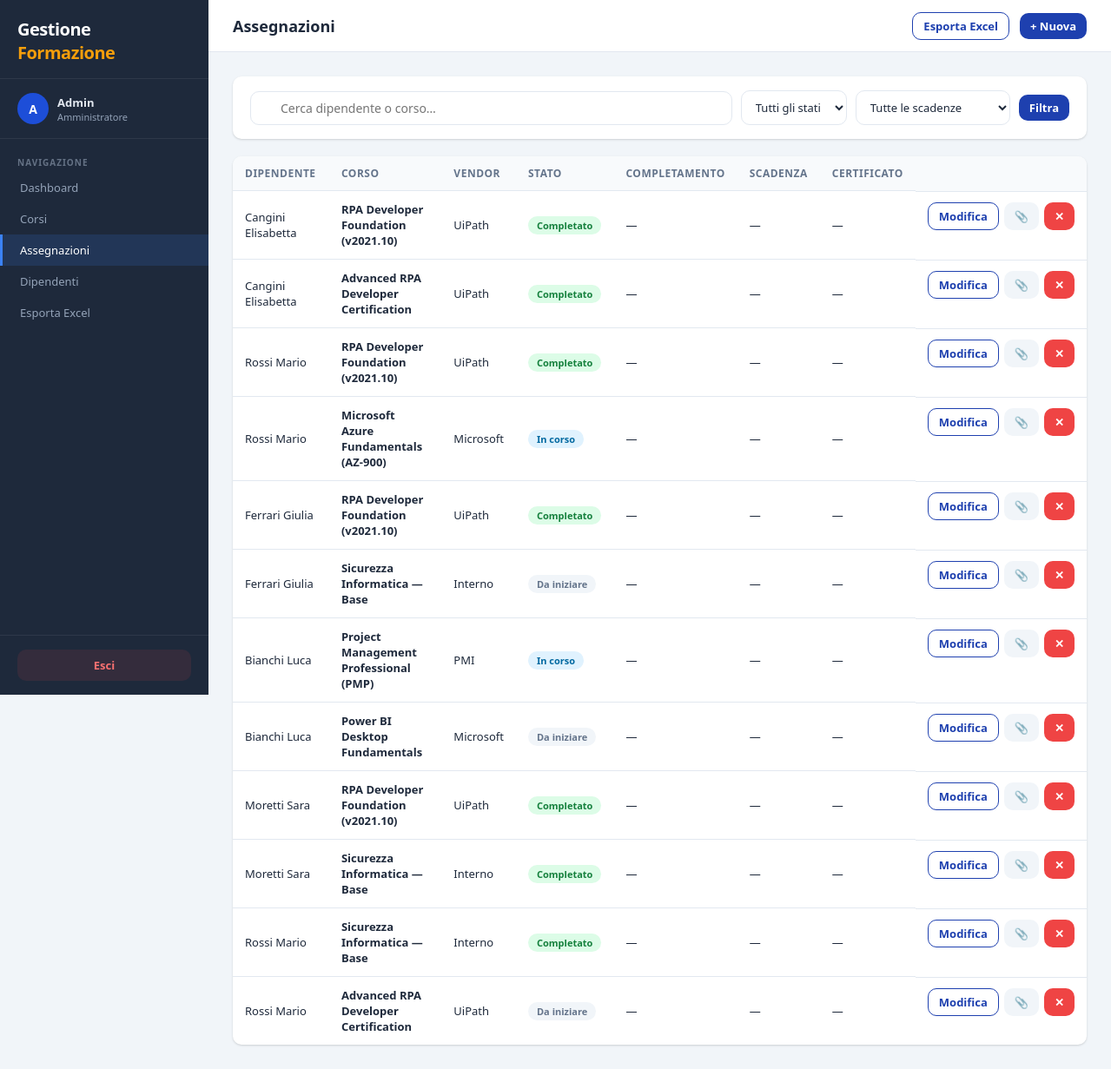
Page /assegnazioni/ (signed in) on the committed database.
### gestionale/models.py (models this page shows, shortened)
class AssegnazioneCorso(models.Model):
    STATO_CHOICES = [
        ('da_iniziare', 'Da iniziare'),
        ('in_corso', 'In corso'),
        ('completato', 'Completato'),
        ('scaduto', 'Scaduto'),
    ]
    dipendente = models.ForeignKey(Dipendente, on_delete=models.CASCADE, related_name='assegnazioni', db_index=True)
    corso = models.ForeignKey(Corso, on_delete=models.CASCADE, related_name='assegnazioni', db_index=True)
    data_assegnazione = models.DateField(default=timezone.now)
    data_scadenza = models.DateField(null=True, blank=True)
    data_completamento = models.DateField(null=True, blank=True)
    stato = models.CharField(max_length=20, choices=STATO_CHOICES, default='da_iniziare', db_index=True)
    data_inizio_pianificata = models.DateField(null=True, blank=True)
    data_fine_pianificata = models.DateField(null=True, blank=True)
    certificato = models.FileField(upload_to='certificati/', null=True, blank=True)
    class Meta:
        verbose_name = 'Assegnazione Corso'
        verbose_name_plural = 'Assegnazioni Corsi'
        unique_together = ('dipendente', 'corso')
        ordering = ['data_scadenza']

class Dipendente(models.Model):
    REPARTO_CHOICES = [
        ('IT', 'IT'),
        ('HR', 'HR'),
        ('PM', 'PM'),
        ('RPA', 'RPA'),
        ('Finance', 'Finance'),
        ('Sales', 'Sales'),
        ('Operations', 'Operations'),
        ('Altro', 'Altro'),
    ]
    nome = models.CharField(max_length=100)
    cognome = models.CharField(max_length=100)
    email = models.EmailField(unique=True)
    reparto = models.CharField(max_length=100, blank=True, choices=REPARTO_CHOICES, db_index=True)
    attivo = models.BooleanField(default=True)
    class Meta:
        verbose_name_plural = 'Dipendenti'
        ordering = ['cognome', 'nome']
    def __str__(self):
        return f'{self.cognome} {self.nome}'

class Corso(models.Model):
    TIPOLOGIA_CHOICES = [
        ('Tecnico', 'Tecnico'),
        ('Management', 'Management'),
        ('Cloud', 'Cloud'),
        ('Analytics', 'Analytics'),
        ('Compliance', 'Compliance'),
        ('Soft Skills', 'Soft Skills'),
        ('Sicurezza', 'Sicurezza'),
        ('Altro', 'Altro'),
    ]
    titolo = models.CharField(max_length=300)
    descrizione = models.TextField(blank=True)
    vendor = models.ForeignKey(Vendor, on_delete=models.SET_NULL, null=True, blank=True, related_name='corsi')
    tipologia = models.CharField(max_length=50, choices=TIPOLOGIA_CHOICES, default='Altro')
    durata_ore = models.PositiveIntegerField(default=0)
    validita_mesi = models.PositiveIntegerField(default=0, help_text='0 = nessuna scadenza')
    obbligatorio = models.BooleanField(default=False)
    link_corso = models.URLField(blank=True)
    class Meta:
        verbose_name_plural = 'Corsi'
        ordering = ['titolo']

class Vendor(models.Model):
    nome = models.CharField(max_length=200, unique=True)
    sito_web = models.URLField(blank=True)
    contatto_email = models.EmailField(blank=True)
    note = models.TextField(blank=True)
    class Meta:
        verbose_name_plural = 'Vendor'
        ordering = ['nome']

### gestionale/views.py (the view)
# urls.py: path('assegnazioni/', views.AssegnazioneListView.as_view(), name='assegnazione_list'),
class AssegnazioneListView(LoginRequiredMixin, ListView):
    model = AssegnazioneCorso
    template_name = 'gestionale/assegnazioni/list.html'
    context_object_name = 'assegnazioni'
    paginate_by = 50
    def get_queryset(self):
        qs = AssegnazioneCorso.objects.select_related('dipendente', 'corso', 'corso__vendor')
        if not self.request.user.is_staff:
            dip = Dipendente.objects.filter(email=self.request.user.email).first()
            qs = qs.filter(dipendente=dip) if dip else qs.none()
        stato = self.request.GET.get('stato')
        q = self.request.GET.get('q')
        scadenza = self.request.GET.get('scadenza')
        if stato:
            qs = qs.filter(stato=stato)
        if q:
            qs = qs.filter(
                Q(dipendente__cognome__icontains=q) |
                Q(dipendente__nome__icontains=q) |
                Q(corso__titolo__icontains=q)
            )
        if scadenza == 'imminente':
            oggi = date.today()
            qs = qs.filter(data_scadenza__range=(oggi, oggi + timedelta(days=30)))
        elif scadenza == 'scaduto':
            qs = qs.filter(data_scadenza__lt=date.today())
        return qs.order_by('data_scadenza')
    def get_context_data(self, **kwargs):
        ctx = super().get_context_data(**kwargs)
        ctx['stati'] = AssegnazioneCorso.STATO_CHOICES
        ctx['filtri'] = self.request.GET
        return ctx

### gestionale/templates/gestionale/assegnazioni/list.html (shortened to what this page needs)
{% extends "gestionale/base.html" %}
{% block page_title %}Assegnazioni{% endblock %}
{% block topbar_actions %}
  {% if request.user.is_staff %}
  <a href="{% url 'gestionale:export_excel' %}" class="btn btn-outline btn-sm">Esporta Excel</a>
  <a href="{% url 'gestionale:assegnazione_create' %}" class="btn btn-primary btn-sm">+ Nuova</a>
  {% endif %}
{% endblock %}
{% block content %}
<div class="filter-bar">
  <form method="get" style="display:flex;gap:10px;flex:1;flex-wrap:wrap;align-items:center;">
    <div class="search-wrap">
      <input type="text" name="q" class="search-input" placeholder="Cerca dipendente o corso…" value="{{ filtri.q }}">
    </div>
    <select name="stato" class="filter-select">
      <option value="">Tutti gli stati</option>
    </select>
    <select name="scadenza" class="filter-select">
      <option value="">Tutte le scadenze</option>
    </select>
    <button type="submit" class="btn btn-primary btn-sm">Filtra</button>
  </form>
</div>
<div class="card">
  <div class="card-body" style="padding:0;">
    <table>
      <thead>
        <tr>
          {% if request.user.is_staff %}<th>Dipendente</th>{% endif %}
          <th>Corso</th>
          <th>Vendor</th>
          <th>Stato</th>
          <th>Completamento</th>
          <th>Scadenza</th>
          <th>Certificato</th>
          <th></th>
        </tr>
      </thead>
      <tbody>
        {% for a in assegnazioni %}
        <tr>
          {% if request.user.is_staff %}<td>{{ a.dipendente }}</td>{% endif %}
          <td><strong>{{ a.corso.titolo }}</strong></td>
          <td>{{ a.corso.vendor.nome|default:"—" }}</td>
          <td>
            {% if a.stato == 'completato' %}<span class="badge badge-success">Completato</span>
            {% elif a.stato == 'in_corso' %}<span class="badge badge-info">In corso</span>
            {% elif a.stato == 'da_iniziare' %}<span class="badge badge-secondary">Da iniziare</span>
            {% else %}<span class="badge badge-danger">Scaduto</span>{% endif %}
          </td>
          <td>{{ a.data_completamento|default:"—" }}</td>
          <td>{{ a.data_scadenza|default:"—" }}</td>
          <td>
            {% if a.certificato %}
            <a href="{{ a.certificato.url }}" target="_blank" class="btn btn-outline btn-sm">Scarica</a>
            {% else %}—{% endif %}
          </td>
          <td class="td-actions">
            <a href="{% url 'gestionale:assegnazione_update' a.pk %}" class="btn btn-outline btn-sm">Modifica</a>
            <a href="{% url 'gestionale:certificato_upload' a.pk %}" class="btn btn-sm" style="background:#f1f5f9;color:#1e293b;" title="Carica certificato">📎</a>
            {% if request.user.is_staff %}
            <a href="{% url 'gestionale:assegnazione_delete' a.pk %}" class="btn btn-danger btn-sm">✕</a>
            {% endif %}
          </td>
        </tr>
        {% empty %}
        <tr>
          <td colspan="8" style="padding:24px;text-align:center;color:#64748b;">Nessuna assegnazione trovata.</td>
        </tr>
        {% endfor %}
      </tbody>
    </table>
  </div>
</div>
{% endblock %}

### gestionale/templates/gestionale/base.html (shortened to what this page needs)
{% load static %}
<!DOCTYPE html>
<html lang="it">
<head>
  <link rel="stylesheet" href="{% static 'gestionale/css/dashboard.css' %}">
</head>
<body>
<div class="app-layout">
  <aside id="sidebar">
    <div class="sidebar-brand">
      <div class="brand">Gestione <span>Formazione</span></div>
    </div>
    <div class="sidebar-user">
      <div class="avatar {% if request.user.is_staff %}avatar-admin{% else %}avatar-dipendente{% endif %}">
        {{ request.user.username|first|upper }}
      </div>
      <div class="sidebar-user-info">
        <div class="sidebar-user-name">{{ request.user.get_full_name|default:request.user.username }}</div>
        <div class="sidebar-user-role">{% if request.user.is_staff %}Amministratore{% else %}Dipendente{% endif %}</div>
      </div>
    </div>
    <nav>
      <div class="nav-section">Navigazione</div>
      <a href="{% url 'gestionale:dashboard' %}" class="nav-item {% if request.resolver_match.url_name == 'dashboard' %}active{% endif %}">Dashboard</a>
      <a href="{% url 'gestionale:corso_list' %}" class="nav-item {% if 'corso' in request.resolver_match.url_name %}active{% endif %}">Corsi</a>
      <a href="{% url 'gestionale:assegnazione_list' %}" class="nav-item {% if 'assegnazione' in request.resolver_match.url_name or 'certificato' in request.resolver_match.url_name %}active{% endif %}">Assegnazioni</a>
      {% if request.user.is_staff %}
      <a href="{% url 'gestionale:dipendente_list' %}" class="nav-item {% if 'dipendente' in request.resolver_match.url_name %}active{% endif %}">Dipendenti</a>
      <a href="{% url 'gestionale:export_excel' %}" class="nav-item">Esporta Excel</a>
      {% endif %}
    </nav>
    <div class="sidebar-bottom">
      <form method="post" action="{% url 'gestionale:logout' %}">
        <button type="submit" class="btn-logout">Esci</button>
      </form>
    </div>
  </aside>
  <main id="main-content">
    <div class="topbar">
      <div class="topbar-title">{% block page_title %}{% endblock %}</div>
      <div class="topbar-right">{% block topbar_actions %}{% endblock %}</div>
    </div>
    <div class="page-content">
      {% block content %}{% endblock %}
    </div>
  </main>
</div>
</body>
</html>

### rows in the picture
AssegnazioneCorso: dipendente "Cangini Elisabetta", corso.titolo "RPA Developer Foundation (v2021.10)", corso.vendor.nome "UiPath", stato "Completato", data_completamento "—", data_scadenza "—"
AssegnazioneCorso: dipendente "Cangini Elisabetta", corso.titolo "Advanced RPA Developer Certification", corso.vendor.nome "UiPath", stato "Completato", data_completamento "—", data_scadenza "—"
AssegnazioneCorso: dipendente "Rossi Mario", corso.titolo "RPA Developer Foundation (v2021.10)", corso.vendor.nome "UiPath", stato "Completato", data_completamento "—", data_scadenza "—"
AssegnazioneCorso: dipendente "Rossi Mario", corso.titolo "Microsoft Azure Fundamentals (AZ-900)", corso.vendor.nome "Microsoft", stato "In corso", data_completamento "—", data_scadenza "—"
AssegnazioneCorso: dipendente "Ferrari Giulia", corso.titolo "RPA Developer Foundation (v2021.10)", corso.vendor.nome "UiPath", stato "Completato", data_completamento "—", data_scadenza "—"
AssegnazioneCorso: dipendente "Ferrari Giulia", corso.titolo "Sicurezza Informatica — Base", corso.vendor.nome "Interno", stato "Da iniziare", data_completamento "—", data_scadenza "—"
AssegnazioneCorso: dipendente "Bianchi Luca", corso.titolo "Project Management Professional (PMP)", corso.vendor.nome "PMI", stato "In corso", data_completamento "—", data_scadenza "—"
AssegnazioneCorso: dipendente "Bianchi Luca", corso.titolo "Power BI Desktop Fundamentals", corso.vendor.nome "Microsoft", stato "Da iniziare", data_completamento "—", data_scadenza "—"
AssegnazioneCorso: dipendente "Moretti Sara", corso.titolo "RPA Developer Foundation (v2021.10)", corso.vendor.nome "UiPath", stato "Completato", data_completamento "—", data_scadenza "—"
AssegnazioneCorso: dipendente "Moretti Sara", corso.titolo "Sicurezza Informatica — Base", corso.vendor.nome "Interno", stato "Completato", data_completamento "—", data_scadenza "—"
AssegnazioneCorso: dipendente "Rossi Mario", corso.titolo "Sicurezza Informatica — Base", corso.vendor.nome "Interno", stato "Completato", data_completamento "—", data_scadenza "—"
AssegnazioneCorso: dipendente "Rossi Mario", corso.titolo "Advanced RPA Developer Certification", corso.vendor.nome "UiPath", stato "Da iniziare", data_completamento "—", data_scadenza "—"

### other values in the picture
{{ request.user.username|first|upper }} "A"
{{ request.user.get_full_name|default:request.user.username }} "Admin"
